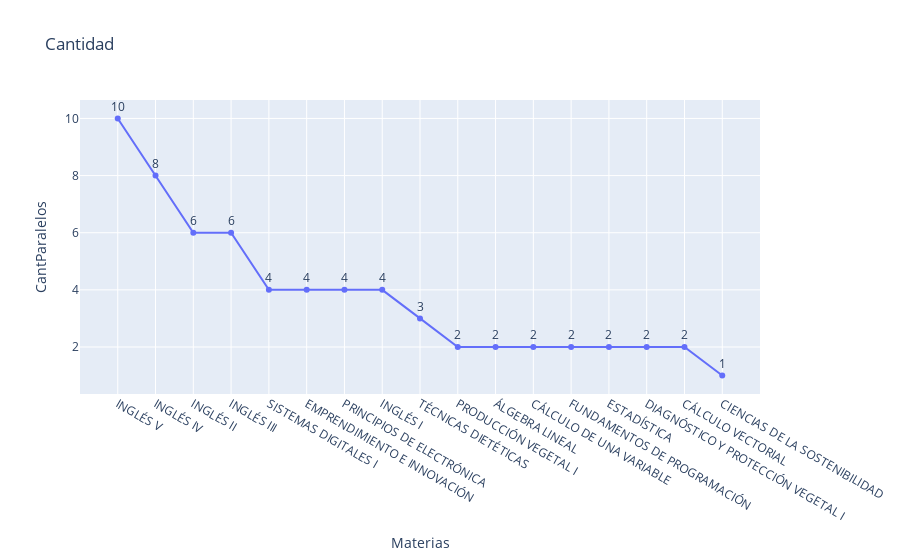

Notebook source saved alongside this figure:
### Code cell
fig = px.line(s, x='Materias', y="CantParalelos",markers = True,text="CantParalelos",title='Cantidad')
fig.update_traces(textposition = "top center")
fig.show()

### Figure 1 — Plotly figure (JSON) as saved in the notebook; plotly's stock layout.template omitted (floating-point values rounded to 4 significant figures)
{"data": [{"hovertemplate": "Materias=%{x}<br>CantParalelos=%{text}<extra></extra>", "legendgroup": "", "line": {"color": "#636efa", "dash": "solid"}, "marker": {"symbol": "circle"}, "mode": "markers+text+lines", "name": "", "orientation": "v", "showlegend": false, "text": [10, 8, 6, 6, 4, 4, 4, 4, 3, 2, 2, 2, 2, 2, 2, 2, 1], "textposition": "top center", "type": "scatter", "x": ["INGLÉS V", "INGLÉS IV", "INGLÉS II", "INGLÉS III", "SISTEMAS DIGITALES I", "EMPRENDIMIENTO E INNOVACIÓN", "PRINCIPIOS DE ELECTRÓNICA", "INGLÉS I", "TÉCNICAS DIETÉTICAS", "PRODUCCIÓN VEGETAL I", "ÁLGEBRA LINEAL", "CÁLCULO DE UNA VARIABLE", "FUNDAMENTOS DE PROGRAMACIÓN", "ESTADÍSTICA", "DIAGNÓSTICO Y PROTECCIÓN VEGETAL I", "CÁLCULO VECTORIAL", "CIENCIAS DE LA SOSTENIBILIDAD"], "xaxis": "x", "y": [10, 8, 6, 6, 4, 4, 4, 4, 3, 2, 2, 2, 2, 2, 2, 2, 1], "yaxis": "y"}], "layout": {"legend": {"tracegroupgap": 0}, "title": {"text": "Cantidad"}, "xaxis": {"anchor": "y", "domain": [0, 1], "title": {"text": "Materias"}}, "yaxis": {"anchor": "x", "domain": [0, 1], "title": {"text": "CantParalelos"}}}}
